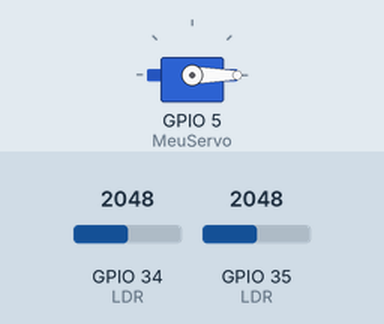
This program was run on a simulated ESP32. On the bench: servo. The inputs (shaded band) are chosen by the test bench; at power-on: GPIO 34 (LDR) = 2048, GPIO 35 (LDR) = 2048.

Above: at 1.4 s.
1.5 s: GPIO 34 (LDR) set to 2866
At 2.2 s:
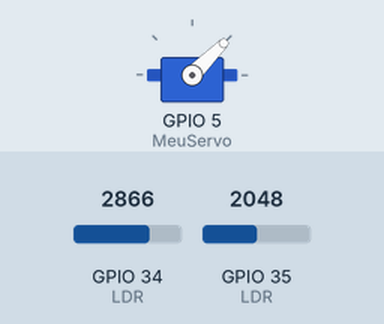
3.0 s: GPIO 35 (LDR) set to 1228
At 3.6 s:
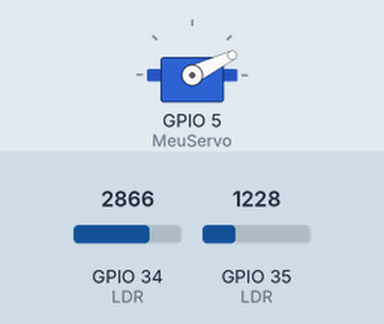
4.5 s: GPIO 34 (LDR) set to 491
At 5.7 s:
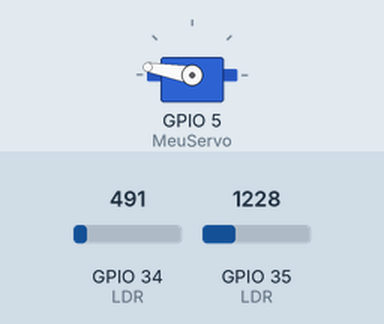
6.0 s: GPIO 34 (LDR) set to 0
At 7.1 s:
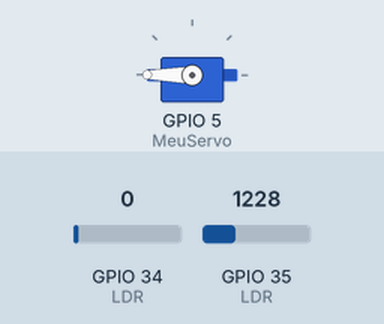
7.5 s: GPIO 34 (LDR) set to 1228
At 8.1 s:
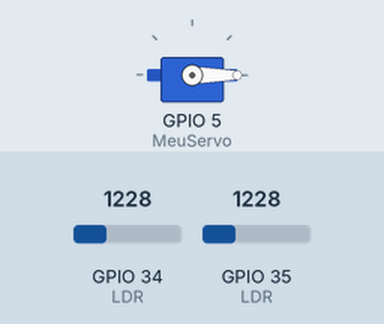
9.0 s: GPIO 35 (LDR) set to 2047
At 9.4 s:
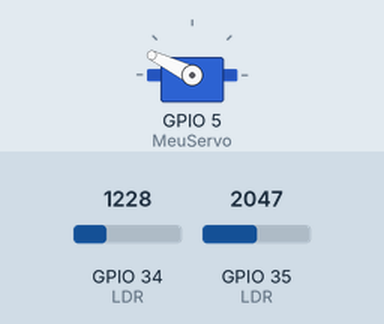
Timing chart, 0 to 11.5 s (numbered marks = the images above; inputs shaded):
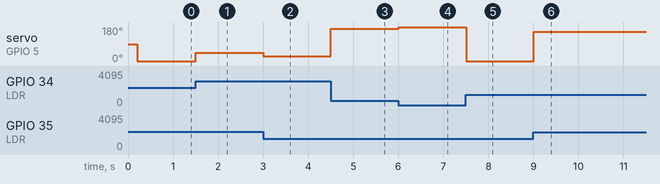

Measured:
- after the input at 1.5 s, servo on GPIO 5 (MeuServo): 0° → 45° at once
- after the input at 3.0 s, servo on GPIO 5 (MeuServo): 45° → 26° at once
- after the input at 4.5 s, servo on GPIO 5 (MeuServo): 26° → 170° at once
- after the input at 6.0 s, servo on GPIO 5 (MeuServo): 170° → 180° at once
- after the input at 7.5 s, servo on GPIO 5 (MeuServo): 180° → 0° at once
- after the input at 9.0 s, servo on GPIO 5 (MeuServo): 0° → 154° at once

The program:

main.cpp
```cpp
/*
 * Autor: Pabllo Lins
 * Versão: v.1.0
 * Descrição: Código para aplicação de Servo motor e 2 sensores de luz LDR em placa ESP32
 * Licença: N/A
 * Data: 14/08/2022
*/

/*  Informações adicionais
* PLACA: DOIT v.1
* MCU: ESP32
* IDE: Visual Studio Code
* Extensio: PlatformIO
* PINO LDR ESQUERDA - A7 (D35)
* PINO LDR DIREITA - A6 (D34)
* PINO LDR SERVO - D5
*/

/* Diretivas de pré-compilação */
#include <Arduino.h>
#include <ESP32Servo.h>

/*  Defines  */
#define LDR_Esquerda 1
#define LDR_Direita 2
//#define depuracao 1 //Utilizado durante o desenvolvilmento

/*  Iniciando objeto de classe Servo  */
Servo MeuServo;

/*  Protótipo de funções  */
int ValorLDRConvertido();

/*  Funçao de configuração  */
void setup(){
  pinMode(5, OUTPUT); //Define o pino 5 como saida

  MeuServo.attach(5); //Conecta o pino 5 para o acionamento do servo

  Serial.begin(115200); //Inicia a seria com velocidade de 115200 bps

  MeuServo.write(90); //Posicao inicial do servo 90° (centro)

  delay(200); //aguarda 0,2s

  #ifdef depuracao
  Serial.println("Serial iniciada\n\n");
  #endif
}

/*  Funçao principal  */
void loop(){
  MeuServo.write(ValorLDRConvertido()); // Envia para acionamento do Servo o retorno da função ValorLDRConvertido()

  #ifdef depuracao
    delay(1000);
  #else
    delay(10);//aguarda 0,01 s
  #endif
}


/* ----------------------------  Outras funções ----------------------------  */
int ValorLDRConvertido(){
  int ValorLidoLDR;
  signed int ValorLDRConvertidoEsquerda;
  signed int ValorLDRConvertidoDireita;
  int ValorFinalParaServo;
  int LDREsquerda;
  int LDRDireita;

  for(int ldr = 1; ldr <=2; ldr++){
    switch (ldr){
      case 1: //LDR_Esquerda
        ValorLidoLDR = analogRead(35); //PINO LDR ESQUERDA - A7 (D35)
        LDREsquerda = ValorLidoLDR;

        #ifdef depuracao
        Serial.print("Valor analogico lido LDR Esquerda: ");
        Serial.println(ValorLidoLDR);
        delay(1000);
        #endif

        ValorLDRConvertidoEsquerda = map(LDREsquerda, 0, 4095, 0, 90);
        #ifdef depuracao
        Serial.print("Valor LDR Esquerdaconvertdo convertido para servo:");
        Serial.println(ValorLDRConvertidoEsquerda);
        delay(1000);
        #endif
      break;

    case 2: //LDR_Direita
        ValorLidoLDR = analogRead(34); //PINO LDR DIREITA - A6 (D34)
        LDRDireita = ValorLidoLDR;

        #ifdef depuracao
        Serial.print("Valor analogico lido LDR Direita: ");
        Serial.println(ValorLidoLDR);
        delay(1000);
        #endif

        ValorLDRConvertidoDireita = map(LDRDireita, 0, 4095, 180, 90);
        #ifdef depuracao
        Serial.print("Valor LDR Esquerdaconvertdo convertido para servo:");
        Serial.println(ValorLDRConvertidoDireita);
        delay(1000);
        #endif
      break;

    default:
      break;
    }
  }

  if(LDRDireita < LDREsquerda){
    ValorFinalParaServo = ValorLDRConvertidoDireita;
  }else if(LDREsquerda < LDRDireita){
    ValorFinalParaServo = ValorLDRConvertidoEsquerda;
  }

  return ValorFinalParaServo;
}
```
